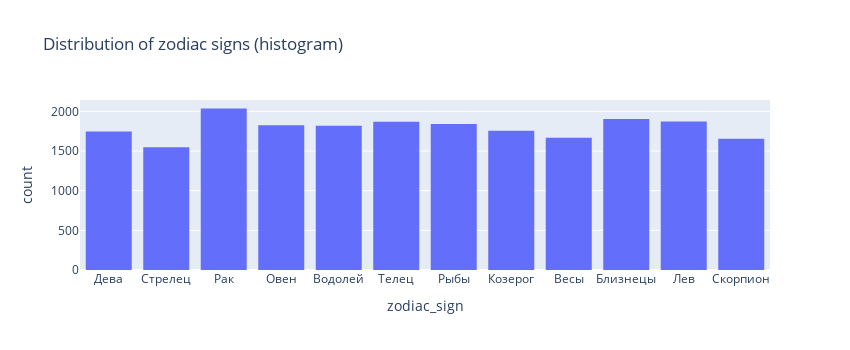

The cell this chart's notebook holds for it:
### Code cell
# Draw the hyistogram
fig = px.histogram(
    data_frame=users_df[users_df['zodiac_sign'] != 'Не указано'], 
    #nbins=1200,
    x='zodiac_sign',
    orientation='v', 
    width=850, height=350, 
    title='Distribution of zodiac signs (histogram)' 
);
fig.show()

### Figure 1 — Plotly figure (JSON) as saved in the notebook; plotly's stock layout.template omitted (floating-point values rounded to 4 significant figures; data arrays with more than 128 entries replaced by an {"elided": "..."} marker saying what was removed)
{"data": [{"alignmentgroup": "True", "bingroup": "x", "hovertemplate": "zodiac_sign=%{x}<br>count=%{y}<extra></extra>", "legendgroup": "", "marker": {"color": "#636efa", "pattern": {"shape": ""}}, "name": "", "offsetgroup": "", "orientation": "v", "showlegend": false, "type": "histogram", "x": {"elided": "21540 str values"}, "xaxis": "x", "yaxis": "y"}], "layout": {"barmode": "relative", "height": 350, "legend": {"tracegroupgap": 0}, "title": {"text": "Distribution of zodiac signs (histogram)"}, "width": 850, "xaxis": {"anchor": "y", "domain": [0, 1], "title": {"text": "zodiac_sign"}}, "yaxis": {"anchor": "x", "domain": [0, 1], "title": {"text": "count"}}}}
